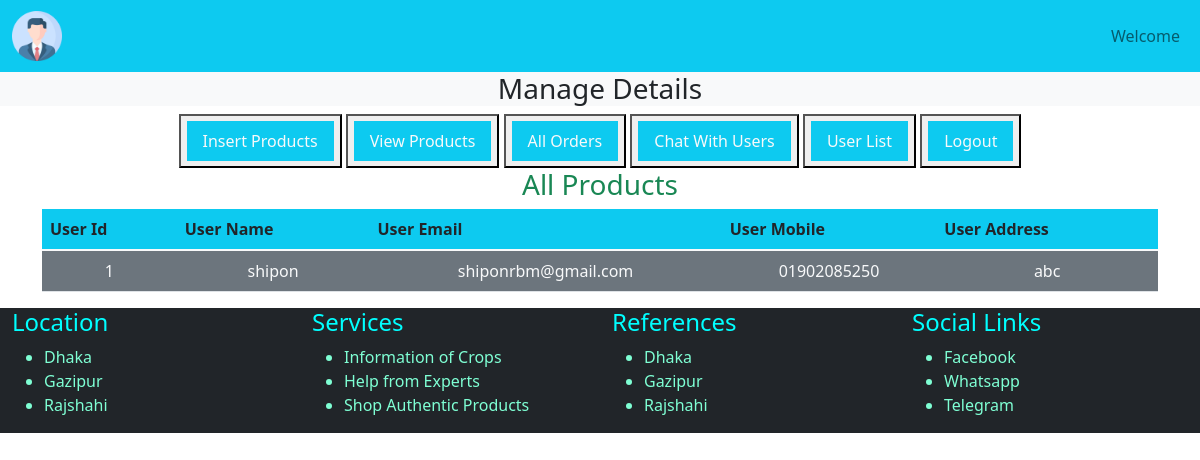
The page /admin_area/index.php?user_list on the database its author committed.
### tables this page shows
CREATE TABLE `user` (
  `id` int(11) NOT NULL,
  `username` varchar(100) NOT NULL,
  `password` varchar(100) NOT NULL,
  `email` varchar(100) NOT NULL,
  `mobile` varchar(11) NOT NULL,
  `address` varchar(255) NOT NULL,
  `ip` varchar(100) NOT NULL
);

### admin_area/users.php (the view, shortened to what this page needs)
<?php
include("../functions/conn.php");
?>
<!DOCTYPE html>
<html lang="en">
<head>
</head>
<body>
    <h3 class="text-center text-success">All Products</h3>
    <table class="table table-border-mt-5">
        <thead class="bg-info">
            <tr>
                <th>User Id</th>
                <th>User Name</th>
                <th>User Email</th>
                <th>User Mobile</th>
                <th>User Address</th>
            </tr>
        </thead>
        <tbody class="bg-secondary text-light">
            <?php
            $get_products = "SELECT * FROM `user`";
            $result = mysqli_query($conn, $get_products);
            while ($row = mysqli_fetch_assoc($result)) {
                $id = $row['id'];
                $name = $row['username'];
                $email = $row['email'];
                $phone = $row['mobile'];
                $address = $row['address'];
            ?>
                <tr class="text-center">
                    <td><?php echo  $id ?></td>
                    <td><?php echo  $name ?></td>
                    <td><?php echo  $email ?></td>
                    <td><?php echo $phone ?></td>
                    <td><?php echo $address ?></td>
                </tr>
            <?php
            }
            ?>
        </tbody>
    </table>
</body>
</html>

### rows shown on the page
user: id "1", username "shipon", email "shiponrbm@gmail.com", mobile "01902085250", address "abc"
